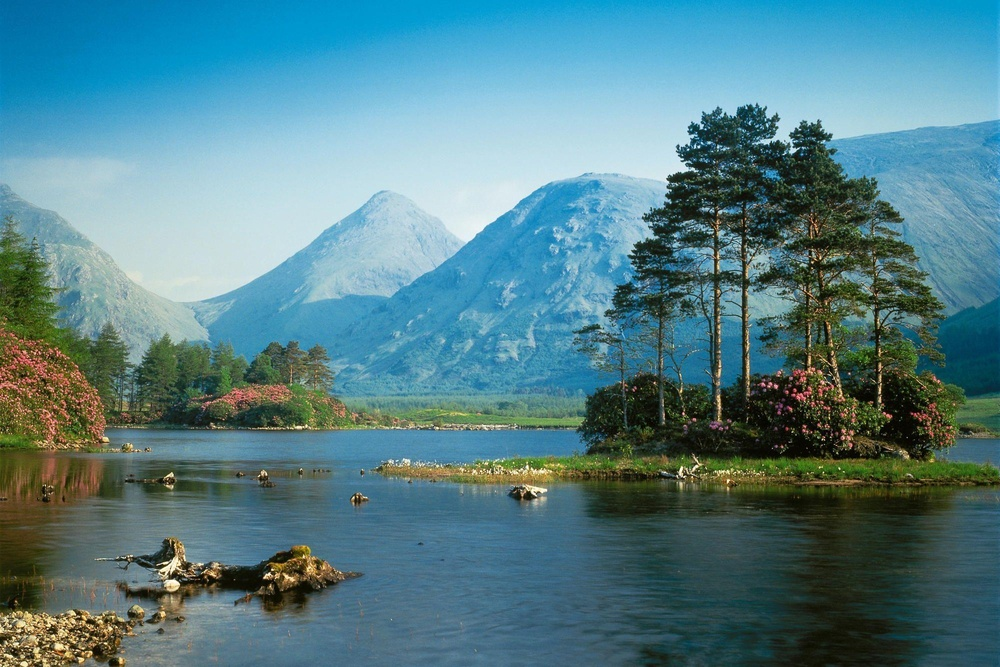
%> input picture SEMESTER -7/LAB/IT WORKSHOP SCILAB MATLAB LABORATORY INT-319/ALL MATLAB Codes /image1.jpg, 1000 x 667 px, shrunk from 1999 x 1333 before the run
$ octave thresholding_techniques.m   (GNU Octave 9; MATLAB toolbox functions it lacks are replaced by stand-ins)
%> lines starting %> are read from the running program, lines starting %| are printed output that depends on the picture
% Ask user to select an image
[file, path] = uigetfile({'*.jpg;*.png;*.bmp'}, 'Select an Image');
%> the answer given: image1.jpg
if isequal(file,0), return; end

I = imread(fullfile(path,file));
%> I is the input picture: size 667x1000x3 uint8; mean R, G, B 84.2, 127.3, 135.7

% Convert to grayscale if RGB
if size(I,3) == 3
    I = rgb2gray(I);
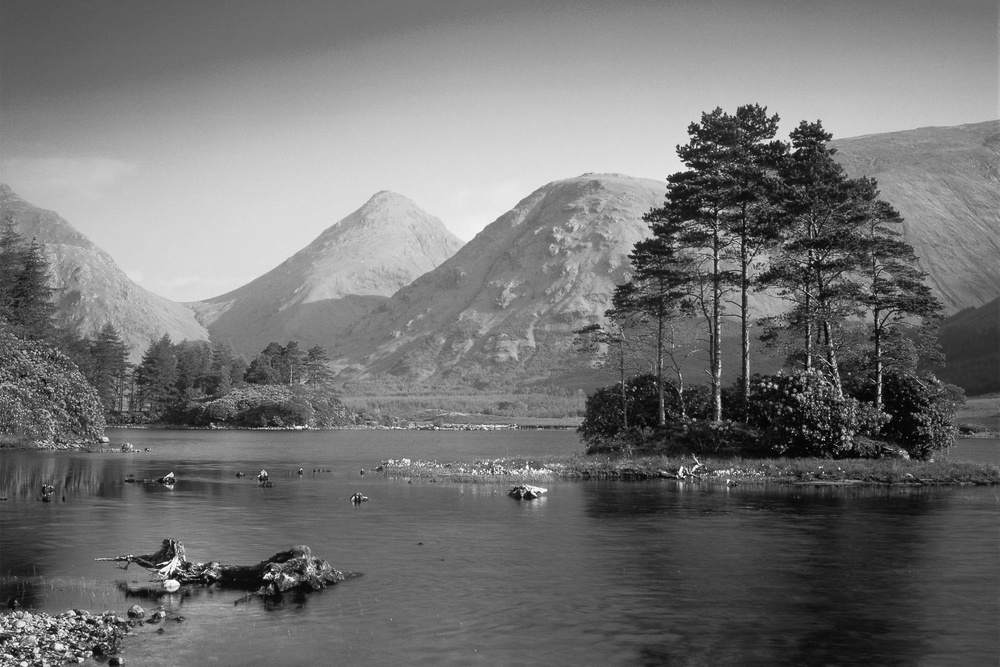
%> I: size 667x1000 uint8; min 0, max 254, mean 115.4
end

% Apply multi-threshold segmentation
nThresholds = 2;
thresh = multithresh(I, nThresholds);
%> thresh = [84 152]
segmented = imquantize(I, thresh);
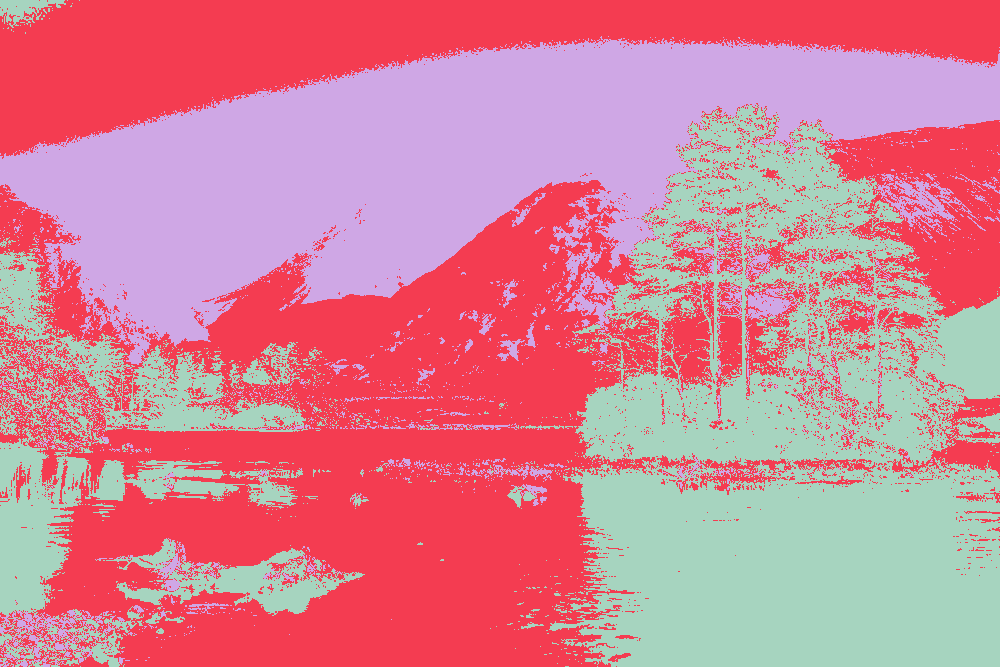
%> segmented: size 667x1000 double; 3 distinct labels, from 1 to 3; one colour per label, 0 black

% Display results
figure;
subplot(1,2,1);
imshow(I);
title('Original Grayscale Image');

subplot(1,2,2);
imshow(label2rgb(segmented));
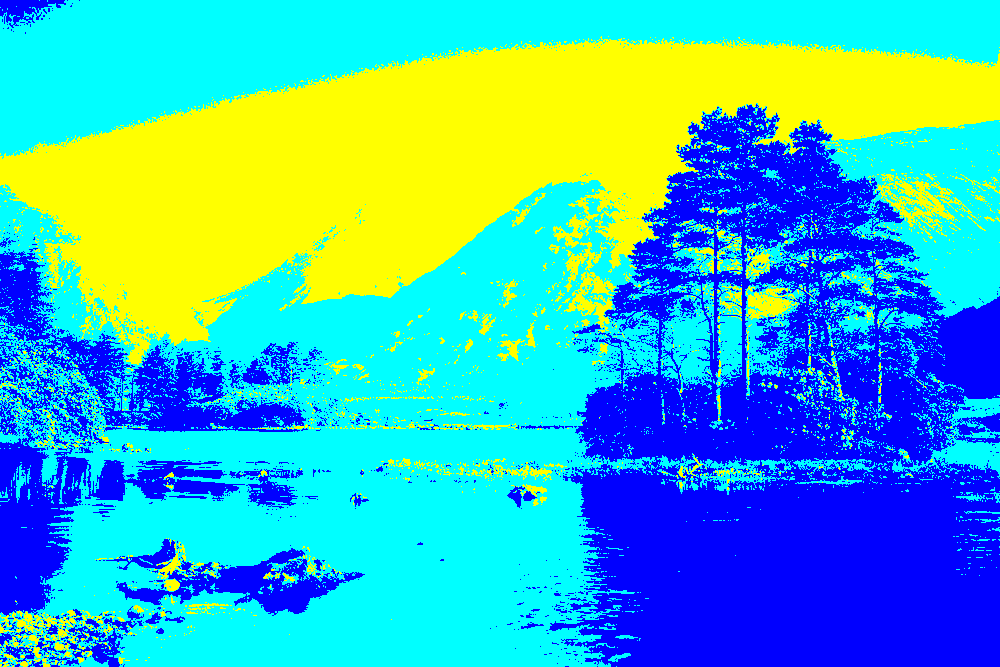
%> displayed picture: size 667x1000x3, on the screen's scale of 0 to 255; mean R, G, B 63, 179.8, 192
title('Segmented Image with Multithresh');

$ run again, on SEMESTER -7/LAB/IT WORKSHOP SCILAB MATLAB LABORATORY INT-319/ALL MATLAB Codes /image5.jpg
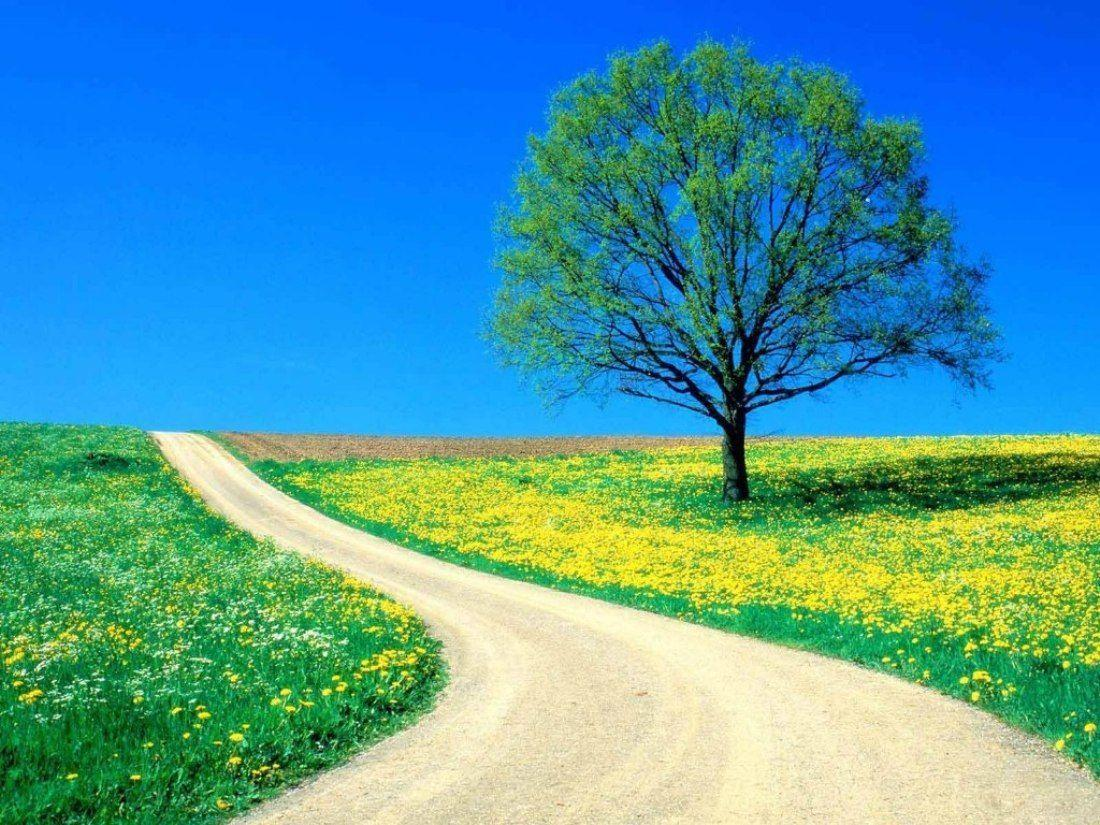
%> input picture SEMESTER -7/LAB/IT WORKSHOP SCILAB MATLAB LABORATORY INT-319/ALL MATLAB Codes /image5.jpg, 1100 x 825 px
%> I is the input picture: size 825x1100x3 uint8; mean R, G, B 78.7, 154.2, 164.4
%> `I = rgb2gray(I);`:
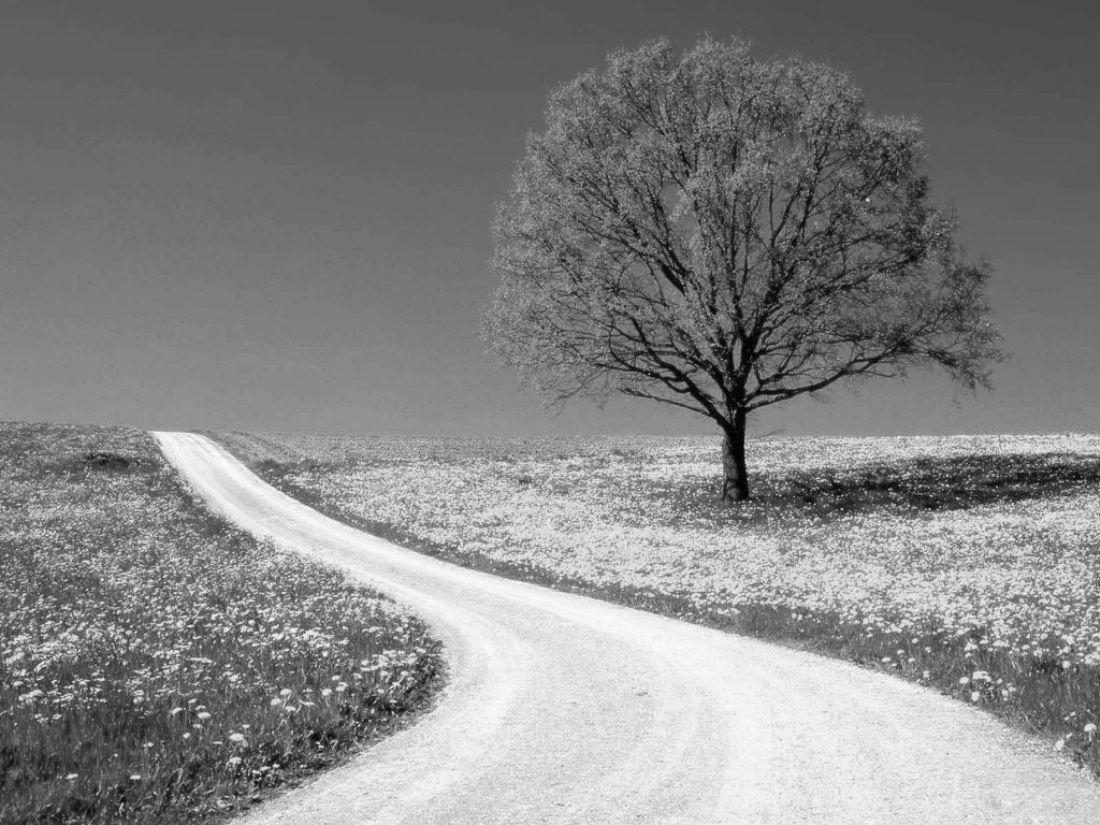
%> I: size 825x1100 uint8; min 0, max 252, mean 132.8
%> thresh = [110 176]
%> segmented: size 825x1100 double; 3 distinct labels, from 1 to 3
%> `imshow(label2rgb(segmented));`:
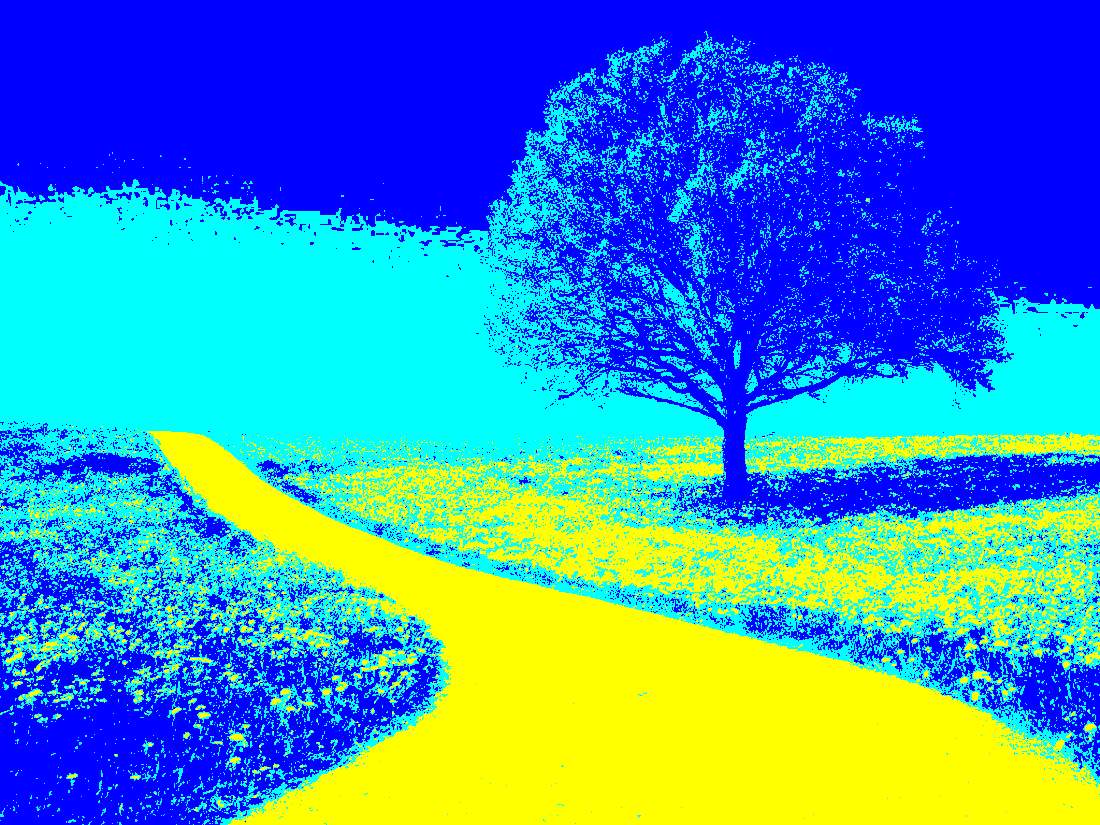
%> displayed picture: size 825x1100x3, on the screen's scale of 0 to 255; mean R, G, B 58.6, 144.2, 196.4

$ run again, on SEMESTER -7/LAB/IT WORKSHOP SCILAB MATLAB LABORATORY INT-319/ALL MATLAB Codes /rice.png
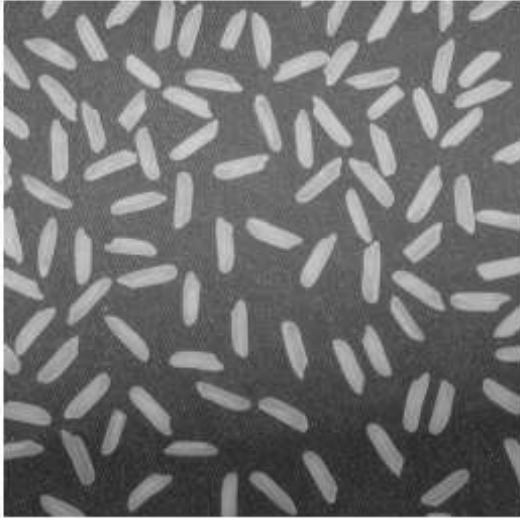
%> input picture SEMESTER -7/LAB/IT WORKSHOP SCILAB MATLAB LABORATORY INT-319/ALL MATLAB Codes /rice.png, 520 x 518 px
%> I is the input picture: size 518x520x3 uint8; min 32, max 255, mean 111.7
%> I: size 518x520 uint8
%> thresh = [84 140]
%> `segmented = imquantize(I, thresh);`:
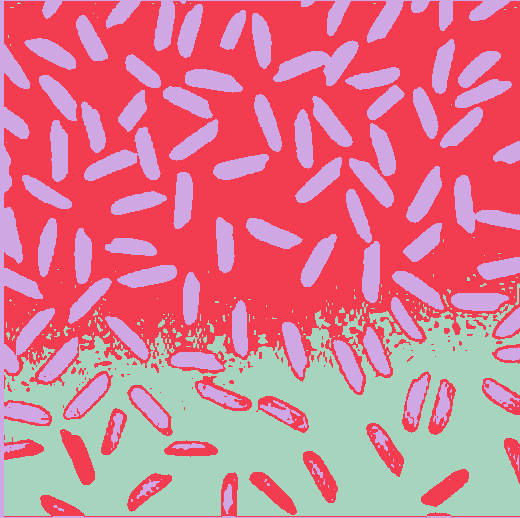
%> segmented: size 518x520 double; 3 distinct labels, from 1 to 3; one colour per label, 0 black
%> `imshow(label2rgb(segmented));`:
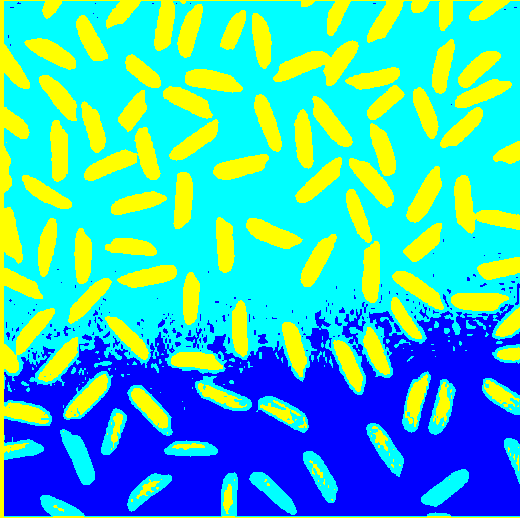
%> displayed picture: size 518x520x3, on the screen's scale of 0 to 255; mean R, G, B 61.5, 190.2, 193.5
